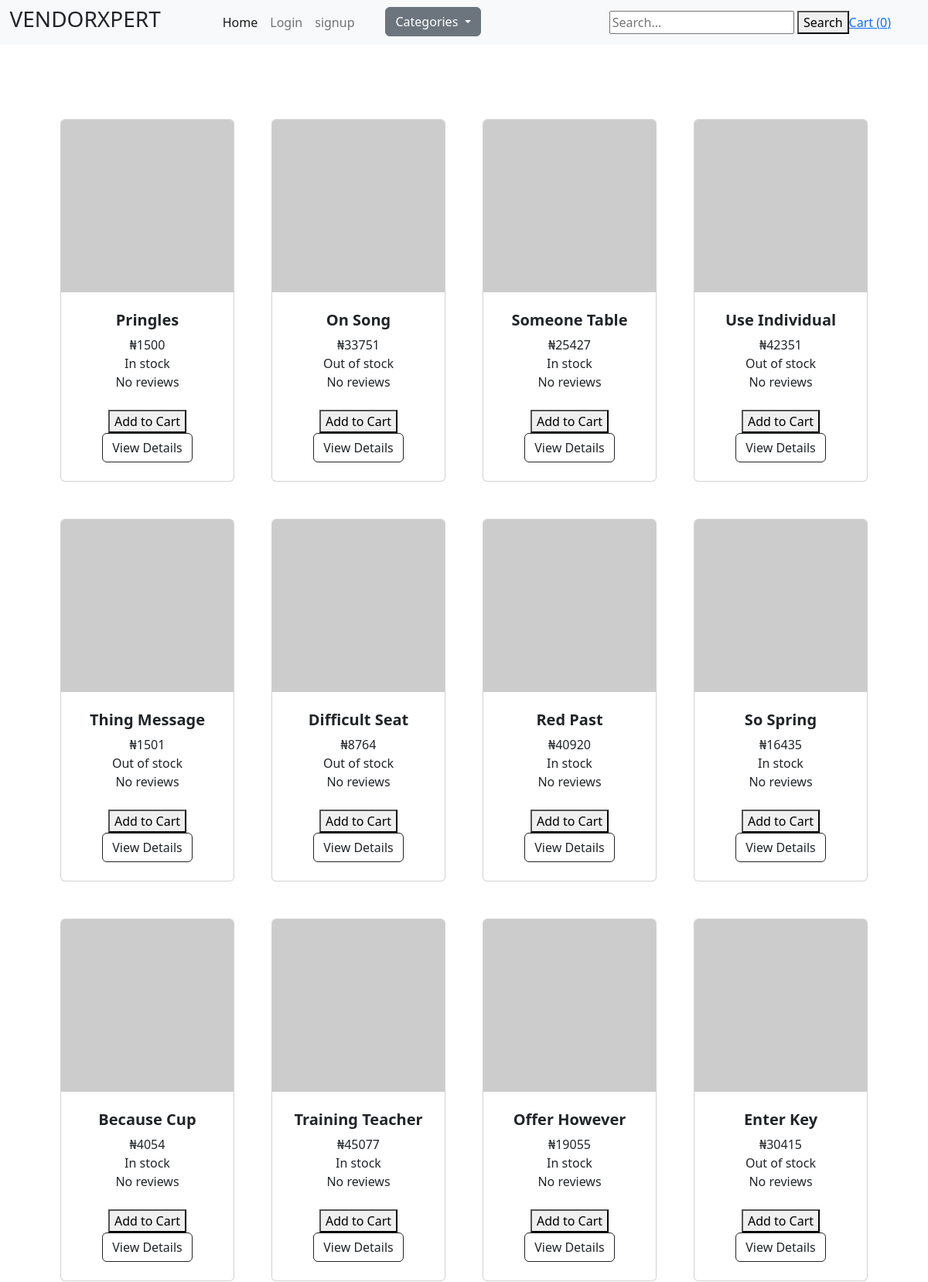
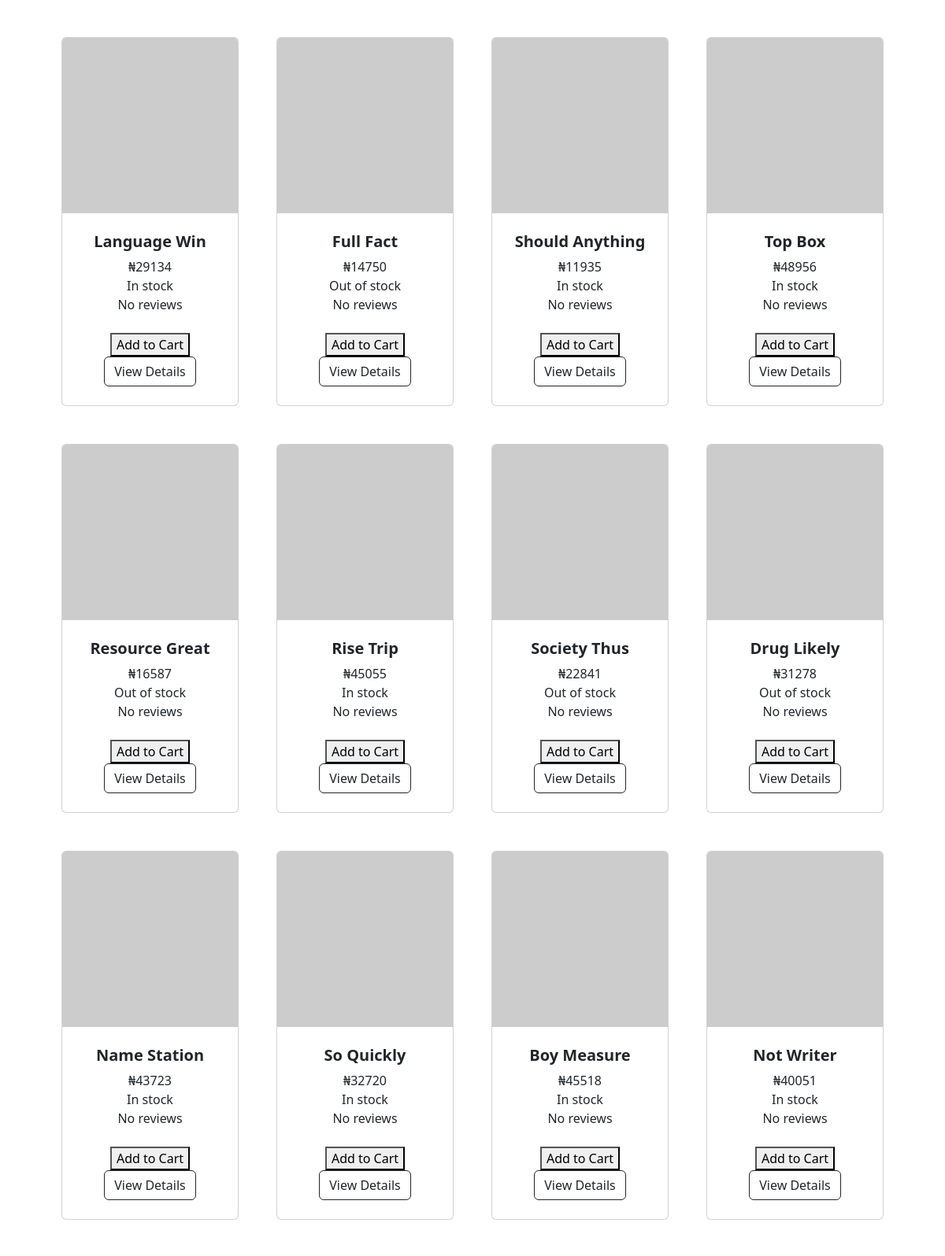
The page / (upper part) on the database its author committed (2 pictures, top to bottom).
### store/models.py (models this page shows, shortened)
class Product(models.Model):
    DRAFT = "draft"
    WAITING_APPROVAL = "waiting approval"
    ACTIVE = 'active'
    DELETED = 'deleted'
    IN_STOCK = 'in stock'
    OUT_OF_STOCK = 'out of stock'
    STATUS_CHOICES = (
        (DRAFT , "draft"),
        (WAITING_APPROVAL , "waiting approval"),
        (ACTIVE , 'active'),
        (DELETED , 'deleted'),
    )
    STOCK_CHOICES = (
        (IN_STOCK , 'In stock'),
        (OUT_OF_STOCK , 'Out of stock'),
    )
    category = models.ForeignKey(Category, related_name='product', on_delete=models.CASCADE)
    vendor = models.ForeignKey(VendorProfile,related_name='product', on_delete=models.CASCADE)
    title = models.CharField(max_length=50)
    slug = models.SlugField()
    description = models.TextField()
    price = models.BigIntegerField()
    created_at = models.DateTimeField(auto_now=True)
    updated_at = models.DateTimeField(auto_now=True)
    product_image = models.ImageField(upload_to='uploads/product_image/', blank=True, null=True)
    thumbnail = models.ImageField(upload_to='uploads/product_image/thumbnail', blank=True, null=True)
    status = models.CharField(max_length=50, choices=STATUS_CHOICES, default=ACTIVE)
    stock = models.CharField(max_length=50, choices=STOCK_CHOICES, default=IN_STOCK)
    featured = models.BooleanField(default=False)
    class Meta:
        ordering = ('-created_at',)
    def display_price(self):
        return self.price
    def get_thumbnail(self):
        if self.thumbnail:
            return self.thumbnail.url
        else:
            if self.product_image:
                self.thumbnail = self.make_thumbnail(self.product_image)
                self.save()
                return self.thumbnail.url
            else:
                return 'https://via.placeholder.com/240x240x.jpg'

### core/views.py (the view)
# urls.py: path('', views.frontpage, name='frontpage'),
def frontpage(request):
    product = Product.objects.all()
    sponsored = Product.objects.filter(featured=True)
    return render(request, 'core/frontpage.html', {
        'product':product,
        'sponsored':sponsored,
    })

### store/cart.py (called while the page is built)
    def __len__(self):
        return sum(item['quantity'] for item in self.cart.values())

### store/context_processors.py (called while the page is built)
def cart(request):
    return {'cart':Cart(request)}

### store/templatetags/menu.py (called while the page is built)
@register.inclusion_tag('store/menu.html')
def menu():
    categories = Category.objects.all()
    return {'categories':categories}

### core/templates/core/frontpage.html (shortened to what this page needs)
{% extends 'core/base.html' %}
{% block body %}
    {% include "store/partials/product.html" %}
{% endblock body %}

### store/templates/store/partials/product.html (shortened to what this page needs)
<section class="py-5">
    <div class="container px-4 px-lg-5 mt-5">
        <div class="row gx-4 gx-lg-5 row-cols-2 row-cols-md-3 row-cols-xl-4 justify-content-center">
            {% for products in product %}
            <div class="col mb-5">
                <div class="card h-100">
                        <img class="card-img-top" src="{{ products.get_thumbnail }}" alt="image of {{products.title}}" />
                    <div class="card-body p-4">
                        <div class="text-center">
                            <h5 class="fw-bolder">{{ products.title }}</h5>
                            <span>&#8358;</span>{{ products.display_price }}</br>
                            {{products.get_stock_display}}<br>
                            {% if product.comments %}
                                Average Rating:{{products.average_rating}}
                            {% else %}
                                No reviews
                            {% endif %}
                        </div>
                    </div>
                    <div class="card-footer p-4 pt-0 border-top-0 bg-transparent">
                        <div class="text-center"><button onclick="modifyCart('add', {{ products.id }})">Add to Cart</button></div>
                        <div class="text-center"><a class="btn btn-outline-dark mt-auto" href="{% url 'product_detail' products.category.slug products.slug %}">View Details</a></div>
                    </div>
                </div>
            </div>
            {% endfor %}
            </div>
        </div>
</section>

### rows shown on the page
Product: title "Pringles", display_price "1500", stock "In stock"
Product: title "On Song", display_price "33751", stock "Out of stock"
Product: title "Someone Table", display_price "25427", stock "In stock"
Product: title "Use Individual", display_price "42351", stock "Out of stock"
Product: title "Thing Message", display_price "1501", stock "Out of stock"
Product: title "Difficult Seat", display_price "8764", stock "Out of stock"
Product: title "Red Past", display_price "40920", stock "In stock"
Product: title "So Spring", display_price "16435", stock "In stock"
Product: title "Because Cup", display_price "4054", stock "In stock"
Product: title "Training Teacher", display_price "45077", stock "In stock"
Product: title "Offer However", display_price "19055", stock "In stock"
Product: title "Enter Key", display_price "30415", stock "Out of stock"
Product: title "Language Win", display_price "29134", stock "In stock"
Product: title "Full Fact", display_price "14750", stock "Out of stock"
Product: title "Should Anything", display_price "11935", stock "In stock"
Product: title "Top Box", display_price "48956", stock "In stock"
Product: title "Resource Great", display_price "16587", stock "Out of stock"
Product: title "Rise Trip", display_price "45055", stock "In stock"
Product: title "Society Thus", display_price "22841", stock "Out of stock"
Product: title "Drug Likely", display_price "31278", stock "Out of stock"
Product: title "Name Station", display_price "43723", stock "In stock"
Product: title "So Quickly", display_price "32720", stock "In stock"
Product: title "Boy Measure", display_price "45518", stock "In stock"
Product: title "Not Writer", display_price "40051", stock "In stock"

### other values the page prints
{{ cart|length }} "0"
